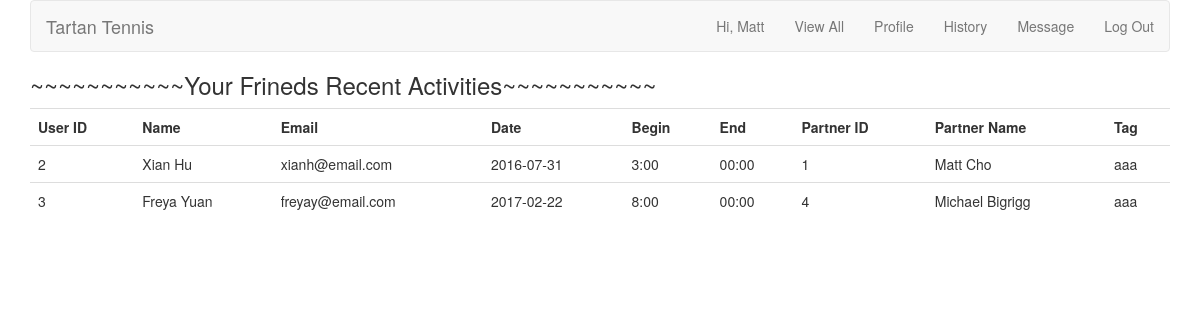
The page /friends_activities.php (signed in) on the database its author committed.
### tables this page shows
CREATE TABLE `friends` (
  `friend_id` int(11) NOT NULL PRIMARY KEY AUTO_INCREMENT,
  `friender_id` int(11) NOT NULL,
  `friendee_id` int(11) NOT NULL
);

CREATE TABLE `appointments` (
  `appointment_id` int(10) UNSIGNED NOT NULL PRIMARY KEY AUTO_INCREMENT,
  `poster_id` int(10) UNSIGNED NOT NULL,
  `responder_id` int(10) UNSIGNED NOT NULL,
  `time_id` int(11) UNSIGNED NOT NULL,
  `message_id` int(11) UNSIGNED NOT NULL,
  `is_accepted` boolean DEFAULT FALSE
);

CREATE TABLE `users` (
  `user_id` int(10) UNSIGNED NOT NULL PRIMARY KEY AUTO_INCREMENT,
  `first_name` varchar(20) NOT NULL,
  `last_name` varchar(20) NOT NULL,
  `username` varchar(20) NOT NULL,
  `email` varchar(50) NOT NULL,
  `pass` char(40) NOT NULL,
  `created_at` timestamp NOT NULL DEFAULT CURRENT_TIMESTAMP,
  `updated_at` timestamp NOT NULL DEFAULT CURRENT_TIMESTAMP ON UPDATE CURRENT_TIMESTAMP
);

CREATE TABLE `times` (
  `time_id` int(11) NOT NULL PRIMARY KEY AUTO_INCREMENT,
  `begins_date` varchar(20) NOT NULL,
  `begins_time` varchar(20) NOT NULL,
  `ends_time` varchar(20) NOT NULL,
  `tag` tinytext NOT NULL,
  `user_id` int(11) NOT NULL,
  `created_at` timestamp NOT NULL DEFAULT CURRENT_TIMESTAMP,
  FULLTEXT (begins_date, begins_time, ends_time, tag)
);

### friends_activities.php (the view, shortened to what this page needs)
<?php
include ('includes/header.php');
if (isset($_COOKIE['first_name']) AND isset($_COOKIE['user_id'])) {
echo '<h3>~~~~~~~~~~~Your Frineds Recent Activities~~~~~~~~~~~</h3> ';
$all = "SELECT * FROM friends WHERE friender_id = {$_COOKIE['user_id']} OR friendee_id = {$_COOKIE['user_id']}";
$ra = mysqli_query($dbc, $all);
$num_friends = mysqli_num_rows($ra);
if ($num_friends > 0) {
					echo '<table class="table">
							<tr>
								<th>User ID</th>
								<th>Name</th>
								<th>Email</th>
								<th>Date</th>
								<th>Begin</th>
								<th>End</th>
								<th>Partner ID</th>
								<th>Partner Name</th>
								<th>Tag</th>
							</tr>';
					while ($row = mysqli_fetch_array($ra)) {
							$all2="SELECT *
									FROM appointments INNER JOIN times
									USING (time_id)
									WHERE poster_id = {$row['friendee_id']} OR responder_id = {$row['friendee_id']}";
							$ra2 = mysqli_query($dbc, $all2);
							$row2=mysqli_fetch_array($ra2);
					        $q2 = "SELECT first_name, last_name, email FROM users WHERE user_id = {$row2['responder_id']}";
					        $r2 = mysqli_query($dbc, $q2);
					        $subr2 = mysqli_fetch_array($r2);
					        $q3 = "SELECT first_name, last_name, email FROM users WHERE user_id = {$row2['poster_id']}";
					        $r3 = mysqli_query($dbc, $q3);
					        $subr3 = mysqli_fetch_array($r3);
						if($row['friender_id'] == $_COOKIE['user_id']){
							if ($row2['poster_id'] == $row['friendee_id']) {
						echo
						'<tr>
							<td>' . $row2['poster_id'] . '</td>
							<td>' . $subr3['first_name'] . ' ' . $subr3['last_name'] . '</td>
							<td>' . $subr3['email'] . '</td>
							<td>' . $row2['begins_date'] . '</td>
							<td>' . $row2['begins_time'] . '</td>
							<td>' . $row2['ends_time'] . '</td>
							<td>' . $row2['responer_id'] . '</td>
							<td>' . $subr2['first_name'] . ' ' . $subr2['last_name'] . '</td>
							<td>' . $row2['tag'] . '</td>
						</tr>';
						}else{
							echo
						'<tr>
							<td>' . $row2['responder_id'] . '</td>
							<td>' . $subr2['first_name'] . ' ' . $subr2['last_name'] . '</td>
							<td>' . $subr2['email'] . '</td>
							<td>' . $row2['begins_date'] . '</td>
							<td>' . $row2['begins_time'] . '</td>
							<td>' . $row2['ends_time'] . '</td>
							<td>' . $row2['poster_id'] . '</td>
							<td>' . $subr3['first_name'] . ' ' . $subr3['last_name'] . '</td>
							<td>' . $row2['tag'] . '</td>
						</tr>';
							}
						}
					}
					echo '</table>';
				} else {
					echo '<h3>Your friends have no activities now.</h3>';
					echo '<h4>Invite them to play now!</h4>';
					echo '<a class="btn btn-primary btn-sm" href="alltime.php">Go and see</a></h3>';
				}
}else
{
        echo 'You must be logged to access this page.';
}
?>

### rows shown on the page
friends: appointments.responder_id "2", users.first_name "Xian", users.last_name "Hu", users.email "xianh@email.com", times.begins_date "2016-07-31", times.begins_time "3:00", times.ends_time "00:00", appointments.poster_id "1", users.first_name "Matt", users.last_name "Cho", times.tag "aaa"
friends: appointments.responder_id "3", users.first_name "Freya", users.last_name "Yuan", users.email "freyay@email.com", times.begins_date "2017-02-22", times.begins_time "8:00", times.ends_time "00:00", appointments.poster_id "4", users.first_name "Michael", users.last_name "Bigrigg", times.tag "aaa"

### other values the page prints
$fn "Matt"
